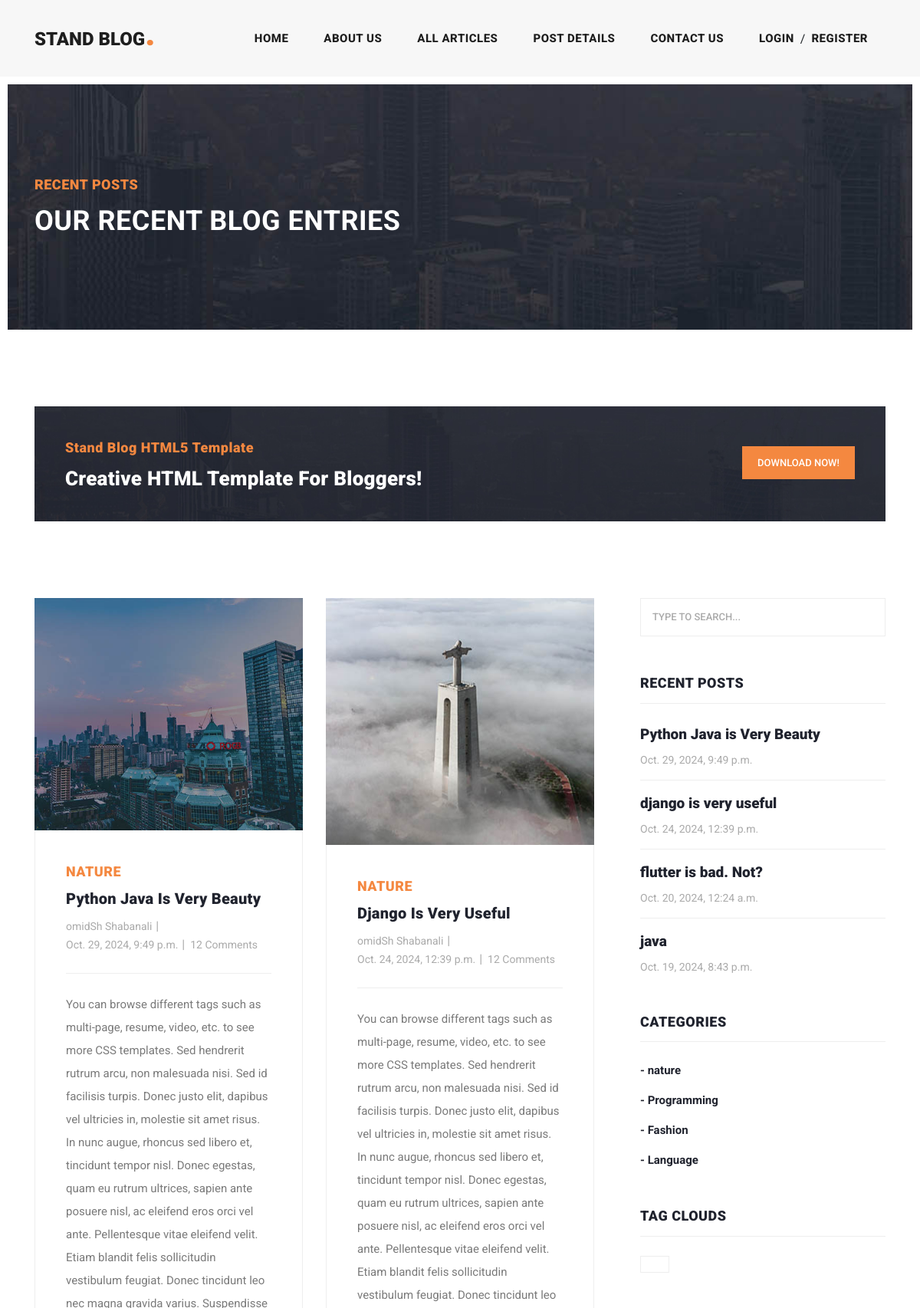
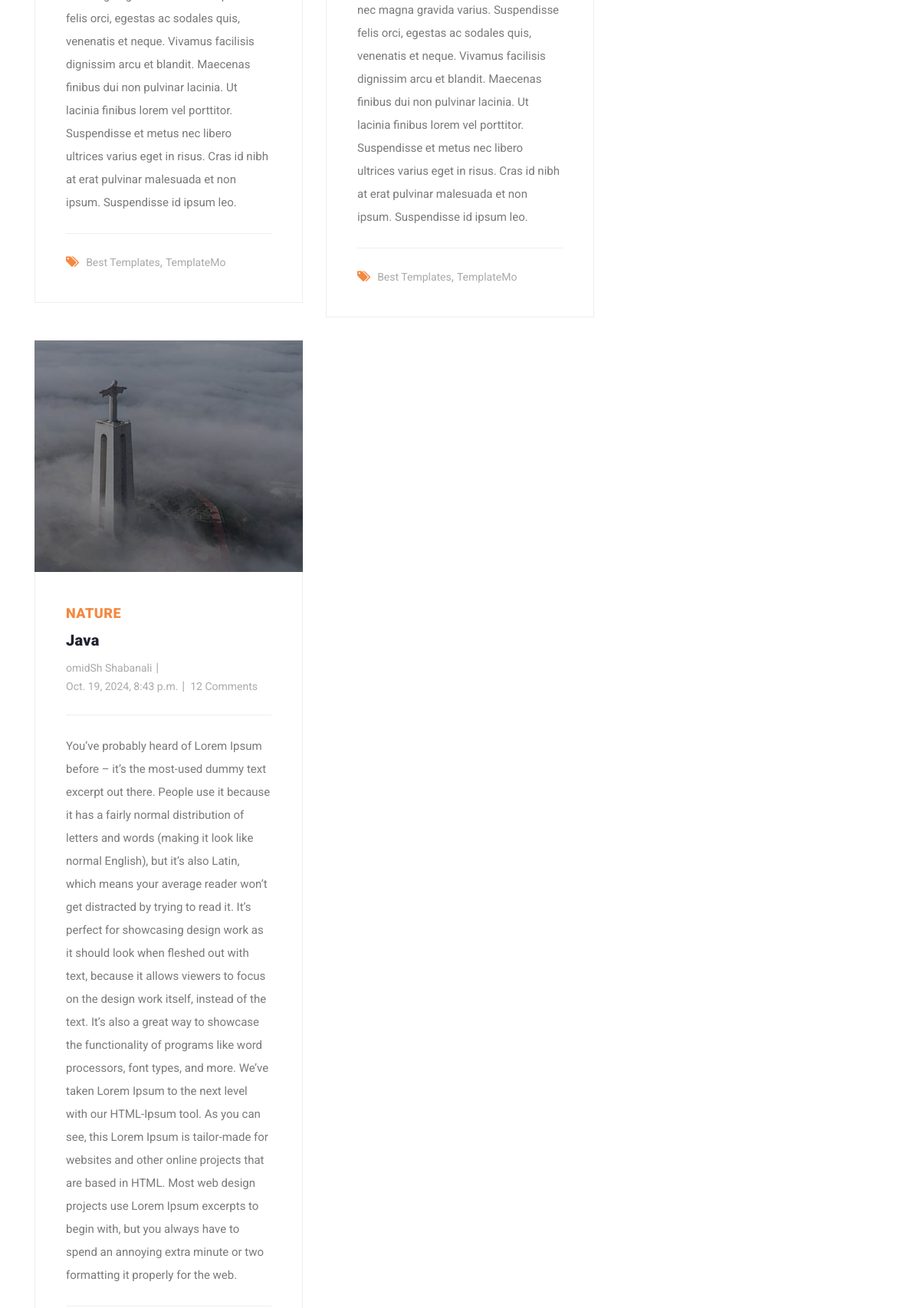
Page /articles/category/1 (upper part) on the committed database (2 pictures, top to bottom).
### blog/models.py (models this page shows, shortened)
class Article(models.Model):
    CHOICES = (
        ('A', 'پایتون'),
        ('B', 'جنگو')
    )
    author = models.ForeignKey(User, on_delete=models.CASCADE, related_name='articles')
    category = models.ManyToManyField(Category, related_name='articles')
    title = models.CharField(max_length=70)
    body = models.TextField()
    image = models.ImageField(upload_to='images/articles')
    created = models.DateTimeField(auto_now_add=True)
    updated = models.DateTimeField(auto_now=True)
    myfile = models.FileField(upload_to='test', null=True)
    status = models.BooleanField(default=True)
    published = models.BooleanField(default=True)
    objects = models.Manager()
    custom_manager = ArticleManager()
    slug = models.SlugField(blank=True, unique=True)
    class Meta:
        ordering = ('-created',)

class Category(models.Model):
    title = models.CharField(max_length=100)
    created = models.DateTimeField(auto_now_add=True)
    def __str__(self):
        return self.title

### blog/views.py (the view)
# urls.py: path('category/<int:pk>', views.category_detail, name='category_detail'),
def category_detail(request, pk=None):
    category = get_object_or_404(Category, id=pk)
    articles = category.articles.all()
    return render(request, "blog/article_list.html", {'articles': articles})

### context_processors/context_processors.py (called while the page is built)
def recent_articles(request):
    recent_articles = Article.objects.order_by('-created')
    categories = Category.objects.all()
    return {'recent_articles': recent_articles, 'categories':categories}

### home/templatetags/my_template_tags.py (called while the page is built)
@register.inclusion_tag('home/result.html')
def show_result(queryset):
    return {'objects': queryset}

### blog/templates/blog/article_list.html (shortened to what this page needs)
{% extends 'base.html' %}
{% load static %}
{% block content %}
    <div class="heading-page header-text">
        <section class="page-heading">
            <div class="container">
                <div class="row">
                    <div class="col-lg-12">
                        <div class="text-content">
                            <h4>Recent Posts</h4>
                            <h2>Our Recent Blog Entries</h2>
                        </div>
                    </div>
                </div>
            </div>
        </section>
    </div>
    <section class="call-to-action">
        <div class="container">
            <div class="row">
                <div class="col-lg-12">
                    <div class="main-content">
                        <div class="row">
                            <div class="col-lg-8">
                                <span>Stand Blog HTML5 Template</span>
                                <h4>Creative HTML Template For Bloggers!</h4>
                            </div>
                            <div class="col-lg-4">
                                <div class="main-button">
                                    <a href="https://templatemo.com/tm-551-stand-blog" target="_parent">Download
                                        Now!</a>
                                </div>
                            </div>
                        </div>
                    </div>
                </div>
            </div>
        </div>
    </section>
    <section class="blog-posts grid-system">
        <div class="container">
            <div class="row">
                <div class="col-lg-8">
                    <div class="all-blog-posts">
                        <div class="row">
                            {% for article in articles %}
                                <div class="col-lg-6">
                                    <div class="blog-post">
                                        <div class="blog-thumb">
                                            <img src="{{ article.image.url }}" alt="">
                                        </div>
                                        <div class="down-content">
                                            <span>{{ article.category.all.first }}</span>
                                            <a href="post-details.html"><h4>{{ article.title }}</h4></a>
                                            <ul class="post-info">
                                                <li><a href="#">{{ article.author.get_full_name }}</a></li>
                                                <li><a href="#">{{ article.created }}</a></li>
                                                <li><a href="#">12 Comments</a></li>
                                            </ul>
                                            <p>{{ article.body }}</p>
                                            <div class="post-options">
                                                <div class="row">
                                                    <div class="col-lg-12">
                                                        <ul class="post-tags">
                                                            <li><i class="fa fa-tags"></i></li>
                                                            <li><a href="#">Best Templates</a>,</li>
                                                            <li><a href="#">TemplateMo</a></li>
                                                        </ul>
                                                    </div>
                                                </div>
                                            </div>
                                        </div>
                                    </div>
                                </div>
                            {% endfor %}
                        </div>
                    </div>
                </div>
                {% include "includes/sidebar.html" %}
            </div>
        </div>
    </section>
{% endblock %}

### templates/includes/sidebar.html
{% load my_template_tags %}
<div class="col-lg-4">
    <div class="sidebar">
        <div class="row">
            <div class="col-lg-12">
                <div class="sidebar-item search">
                    <form id="search_form" name="gs" method="GET" action="{% url "blog:search_articles" %}">
                        <input type="text" name="q" class="searchText" placeholder="type to search..."
                               autocomplete="on">
                    </form>
                </div>
            </div>
            <div class="col-lg-12">
                <div class="sidebar-item recent-posts">
                    <div class="sidebar-heading">
                        <h2>Recent Posts</h2>
                    </div>
                    <div class="content">
                        <ul>
                            {% show_result recent_articles %}
                        </ul>
                    </div>
                </div>
            </div>
            <div class="col-lg-12">
                <div class="sidebar-item categories">
                    <div class="sidebar-heading">
                        <h2>Categories</h2>
                    </div>
                    <div class="content">
                        <ul>
                            {% for cat in categories %}
                                <li><a href="{% url "blog:category_detail" cat.id %}">- {{ cat.title }}</a></li>
                            {% endfor %}
                        </ul>
                    </div>
                </div>
            </div>
            <div class="col-lg-12">
                <div class="sidebar-item tags">
                    <div class="sidebar-heading">
                        <h2>Tag Clouds</h2>
                    </div>
                    <div class="content">
                        <ul>
                            <li><a href="#">{{ name }}</a></li>
                        </ul>
                    </div>
                </div>
            </div>
        </div>
    </div>
</div>

### home/templates/home/result.html
{% for article in objects %}
    <li><a href="post-details.html">
    <h5>{{ article.title }}</h5>
    <span>{{ article.created }}</span>
    </a></li>
{% endfor %}

### rows in the picture
Article: image (picture), category.all.first "NATURE", title "Python Java Is Very Beauty", author.get_full_name "omidSh Shabanali", created "Oct. 29, 2024, 9:49 p.m.", body "You can browse different tags such as multi-page, resume, video, etc. to see more CSS templates. Sed hendrerit rutrum arcu, non malesuada nisi. Sed id facilisis turpis. Donec justo elit, dapibus vel ultricies in, molestie sit amet risus. In nunc augue, rhoncus sed libero et, tincidunt tempor nisl. Donec egestas, quam eu rutrum ultrices, sapien ante posuere nisl, ac eleifend eros orci vel ante. Pellentesque vitae eleifend velit. Etiam blandit felis sollicitudin vestibulum feugiat. Donec tincidunt leo nec magna gravida varius. Suspendisse felis orci, egestas ac sodales quis, venenatis et neque. Vivamus facilisis dignissim arcu et blandit. Maecenas finibus dui non pulvinar lacinia. Ut lacinia…", title "Python Java is Very Beauty"
Article: image (picture), category.all.first "NATURE", title "Django Is Very Useful", author.get_full_name "omidSh Shabanali", created "Oct. 24, 2024, 12:39 p.m.", body "You can browse different tags such as multi-page, resume, video, etc. to see more CSS templates. Sed hendrerit rutrum arcu, non malesuada nisi. Sed id facilisis turpis. Donec justo elit, dapibus vel ultricies in, molestie sit amet risus. In nunc augue, rhoncus sed libero et, tincidunt tempor nisl. Donec egestas, quam eu rutrum ultrices, sapien ante posuere nisl, ac eleifend eros orci vel ante. Pellentesque vitae eleifend velit. Etiam blandit felis sollicitudin vestibulum feugiat. Donec tincidunt leo nec magna gravida varius. Suspendisse felis orci, egestas ac sodales quis, venenatis et neque. Vivamus facilisis dignissim arcu et blandit. Maecenas finibus dui non pulvinar lacinia. Ut lacinia…", title "django is very useful"
Article: image (picture), category.all.first "NATURE", title "Java", author.get_full_name "omidSh Shabanali", created "Oct. 19, 2024, 8:43 p.m.", body "You’ve probably heard of Lorem Ipsum before – it’s the most-used dummy text excerpt out there. People use it because it has a fairly normal distribution of letters and words (making it look like normal English), but it’s also Latin, which means your average reader won’t get distracted by trying to read it. It’s perfect for showcasing design work as it should look when fleshed out with text, because it allows viewers to focus on the design work itself, instead of the text. It’s also a great way to showcase the functionality of programs like word processors, font types, and more. We’ve taken Lorem Ipsum to the next level with our HTML-Ipsum tool. As you can see, this Lorem Ipsum is…", title "java"
Article: title "flutter is bad. Not?", created "Oct. 20, 2024, 12:24 a.m."
Category: title "nature"
Category: title "Programming"
Category: title "Fashion"
Category: title "Language"
